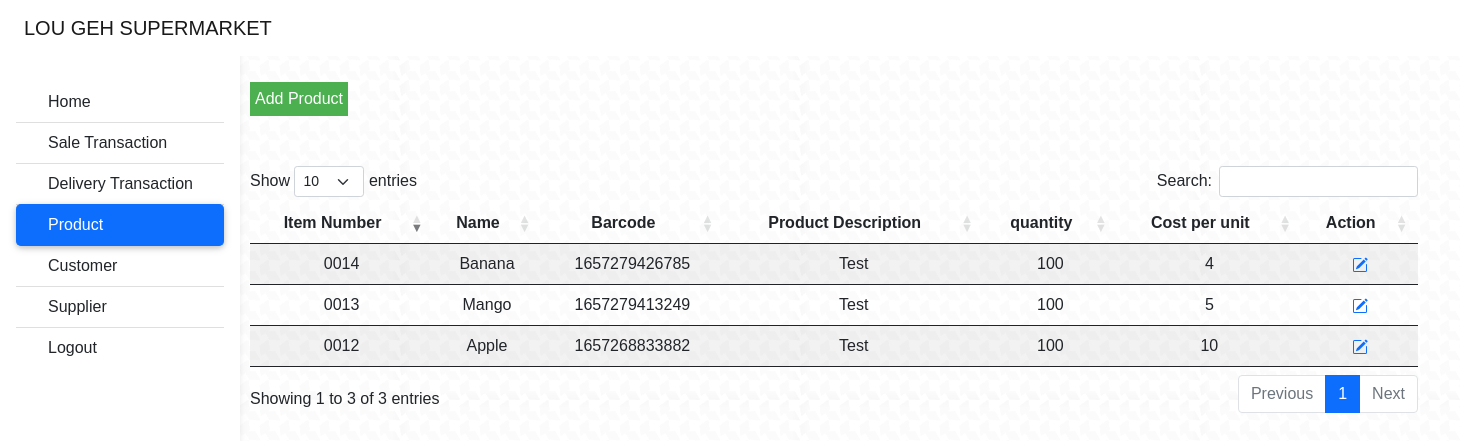
Screenshot of /product/index.php (signed in) with the database file from the repository.
### tables this page shows
CREATE TABLE `items` (
  `item_number` int(4) UNSIGNED ZEROFILL NOT NULL,
  `name` varchar(100) NOT NULL,
  `barcode` varchar(100) NOT NULL,
  `details` varchar(255) NOT NULL,
  `quantity` varchar(100) NOT NULL,
  `price` double NOT NULL,
  `del_status` varchar(100) NOT NULL
);

### product/index.php (the view, shortened to what this page needs)
<?php
include "../navbar.php";
include "../db_conn.php";
 ?>
 <!DOCTYPE html>
 <html lang="en">
 <head>
     <link rel="stylesheet" href="https://cdnjs.cloudflare.com/ajax/libs/twitter-bootstrap/5.1.3/css/bootstrap.min.css">
     <link rel="stylesheet" href="https://cdn.datatables.net/1.12.1/css/dataTables.bootstrap5.min.css">
     <link rel="stylesheet" href="../assets/css/style.css" />
 </head>
 <body>
    <div style=" position: relative;
  left: 250px;
  margin: auto;
  border: 3px;
  ">
<a  href="add-product.php"><button class="dropbtn">Add Product</button></a>
    </div>
    <div class="table_item" style=" position: relative;
  left: 250px;
  width: 80%;
  height: 90%;
  border: 3px;
  top:50px;
  ">
 <table id="table" class="table table-striped" style="width:100%; border: 3px;">
        <thead>
            <tr>
                <th>Item Number</th>
                <th>Name</th>
                <th>Barcode</th>
                <th>Product Description</th>
                <th>quantity</th>
                <th>Cost per unit</th>
                <th>Action</th>
            </tr>
        </thead>
        <tbody>
        <?php $squery =  mysqli_query($conn, "SELECT * from items Where del_status != 'deleted'");
        while ($row = mysqli_fetch_array($squery)) {
          ?>
            <tr>
            <td><?php echo $row['item_number'] ?></td>
            <td><?php echo $row['name'] ?></td>
            <td><?php echo $row['barcode'] ?></td>
            <td><?php echo $row['details'] ?></td>
            <td><?php echo $row['quantity'] ?></td>
            <td><?php echo $row['price'] ?></td>
            <td><a href="edit-product.php?id=<?php echo $row['item_number'] ?>"></i></a></td>
            </tr>
            <?php }?>
            </tbody>
    </table>
 </body>
 </html>

### assets/css/style.css (style rules this page uses)
body { font-family: "Poppins", sans-serif; height: 100%; background: url("../assets/images/houndstooth.png"); background-repeat: repeat; }

### navbar.php (style rules this page uses)
body { background-color: white; }

### product/index.php (style rules this page uses)
.dropbtn { background-color: #4CAF50; color: white; padding: 5px; font-size: 16px; border: none; cursor: pointer; }

### rows the page displays
items: item_number "0012", name "Apple", barcode "1657268833882", details "Test", quantity "100", price "10"
items: item_number "0013", name "Mango", barcode "1657279413249", details "Test", quantity "100", price "5"
items: item_number "0014", name "Banana", barcode "1657279426785", details "Test", quantity "100", price "4"
